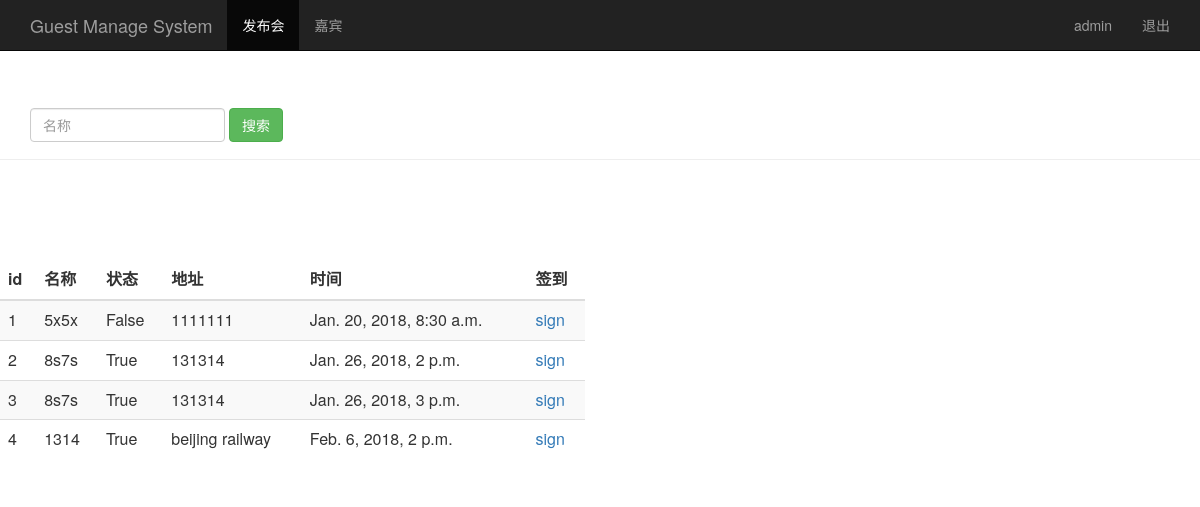
The page /event_manage/ (signed in) on the database its author committed.
### sign/models.py (models this page shows, shortened)
class Event(models.Model):
	name = models.CharField(max_length=100) #发布会标题
	limit = models.IntegerField() #参加人数
	status = models.BooleanField() #状态
	address = models.CharField(max_length=200) #地址
	start_time = models.DateTimeField('events time') #发布会时间
	create_time = models.DateTimeField(auto_now=True) #创建时间(自动获取当前时间)

### sign/views.py (the view)
# urls.py: url(r'^event_manage/$', views.event_manage),
@login_required
def event_manage(request):
	event_list = Event.objects.all()
	username = request.session.get('user', '') #读取浏览器session
	return render(request,"event_manage.html",{"user":username,
											   "events":event_list})

### sign/templates/event_manage.html (shortened to what this page needs)
<html lang="zh-CN">
<head>
	{% load bootstrap3 %}
	{% bootstrap_css %}
</head>
<body role="document">
<nav class="navbar navbar-inverse navbar-fixed-top">
<div class="container">
<div class="navbar-header">
<a class="navbar-brand" href="/event_manage/">Guest Manage System</a>
</div>
<div id="navbar" class="collapse navbar-collapse">
<ul class="nav navbar-nav">
<li class="active"><a href="#">发布会</a></li>
<li><a href="/guest_manage/">嘉宾</a></li>
</ul>
<ul class="nav navbar-nav navbar-right">
<li><a href="#">{{user}}</a></li>
<li><a href="/logout/">退出</a></li>
</ul>
</div>
</div>
</nav>
<div class="page-header" style="padding-top: 60px;">
	<div id="navbar" class="navbar-collapse collapse">
		<form class="navbar-form" method="get" action="/search_name/">
			<div class="form-group">
				<input name="name" type="text" placeholder="名称" class="form-control">
			</div>
            <button type="submit" class="btn btn-success">搜索</button>
		</form>
	</div>
</div>
<div class="row" style="padding-top: 80px;">
<div class="col-md-6">
<table class="table table-striped">
<thead>
<tr>
<th>id</th><th>名称</th><th>状态</th><th>地址</th><th>时间</th><th>签到</th>
</tr>
</thead>
<tbody>
{% for event in events %}
<tr>
	<td>{{ event.id }}</td>
	<td>{{ event.name }}</td>
	<td>{{ event.status }}</td>
	<td>{{ event.address }}</td>
	<td>{{ event.start_time }}</td>
	<td>
		<a href="/sign_index/{{ event.id }}/" target="{{ event_id }}_blank">sign</a>
	</td>
</tr>
{% endfor %}
</tbody>
</table>
</div>
</div>
</body>
</html>

### rows shown on the page
Event: id "1", name "5x5x", status "False", address "1111111", start_time "Jan. 20, 2018, 8:30 a.m."
Event: id "2", name "8s7s", status "True", address "131314", start_time "Jan. 26, 2018, 2 p.m."
Event: id "3", name "8s7s", status "True", address "131314", start_time "Jan. 26, 2018, 3 p.m."
Event: id "4", name "1314", status "True", address "beijing railway", start_time "Feb. 6, 2018, 2 p.m."

### other values the page prints
{{ user }} "admin"
